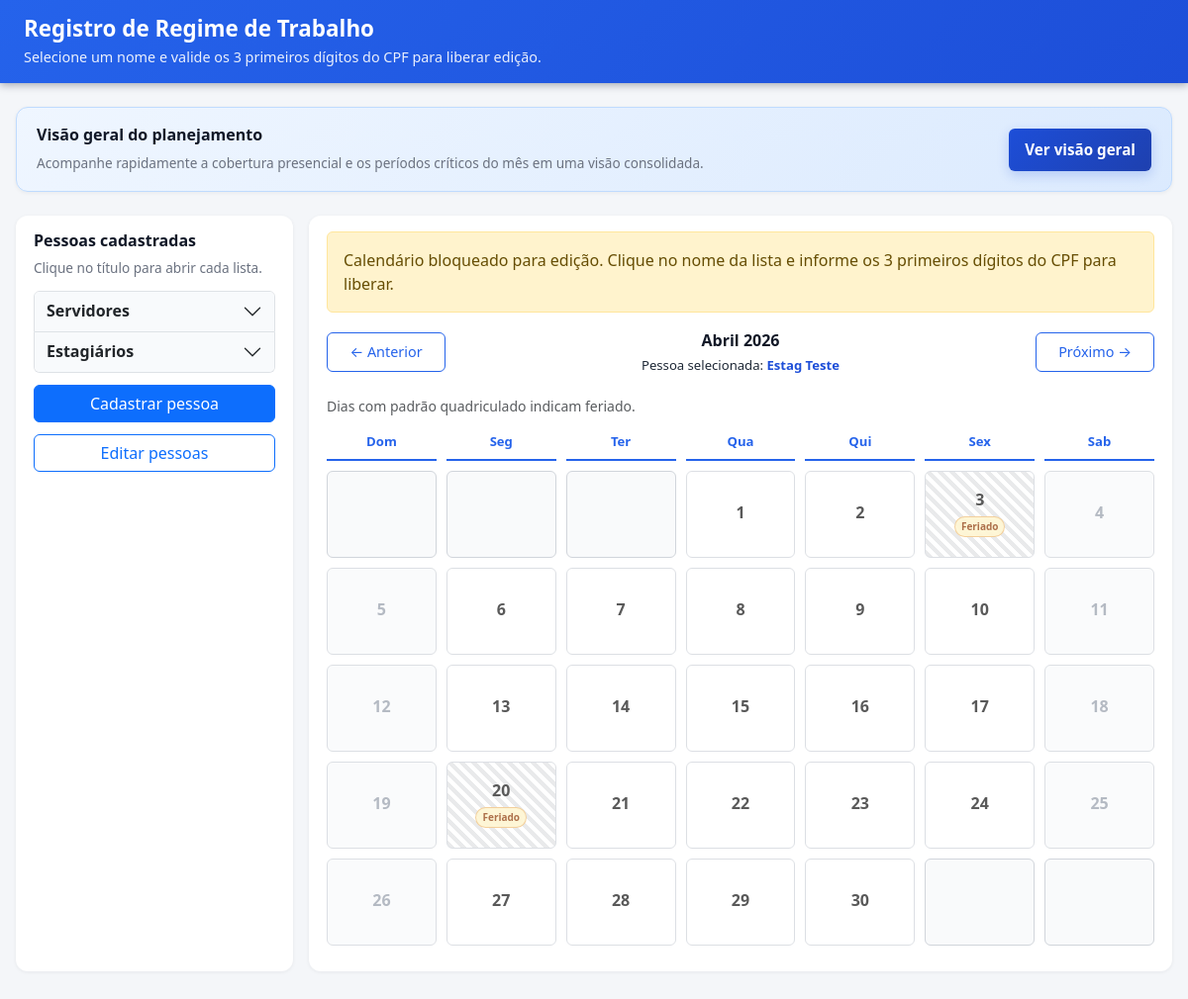
The app's page /index.php?funcionario_id=6&ano=2026&mes=4 with its own data.
### tables this page shows
CREATE TABLE funcionarios (
    id INTEGER PRIMARY KEY AUTOINCREMENT,
    nome TEXT NOT NULL UNIQUE,
    data_criacao TEXT NOT NULL DEFAULT CURRENT_TIMESTAMP
, cpf TEXT, email TEXT, supervisor TEXT, categoria TEXT NOT NULL DEFAULT 'servidor');

CREATE TABLE dias_nao_trabalhados (
            id INTEGER PRIMARY KEY AUTOINCREMENT,
            data TEXT NOT NULL UNIQUE,
            tipo TEXT NOT NULL DEFAULT 'feriado',
            descricao TEXT,
            criado_em TEXT NOT NULL DEFAULT (datetime('now'))
        );

### functions.php (called while the page is built, shortened)
<?php
require_once 'config.php';
function obterFuncionarios() {
    global $conn;
    $sql = "SELECT id, nome, categoria FROM funcionarios
            ORDER BY CASE WHEN categoria = 'servidor' THEN 0 ELSE 1 END, nome ASC";
    $stmt = $conn->query($sql);
    return $stmt->fetchAll();
}
function obterFuncionariosPorCategoria() {
    $funcionarios = obterFuncionarios();
    $resultado = [
        'servidores' => [],
        'estagiarios' => []
    ];
    foreach ($funcionarios as $funcionario) {
        if (($funcionario['categoria'] ?? 'servidor') === 'estagiario') {
            $resultado['estagiarios'][] = $funcionario;
            continue;
        }
        $resultado['servidores'][] = $funcionario;
    }
    return $resultado;
}
function obterDiasNaoTrabalhados($ano = null, $mes = null) {
    global $conn;
    if ($ano !== null && $mes !== null) {
        $ano = (int)$ano;
        $mes = (int)$mes;
        $dataInicio = "$ano-" . str_pad((string)$mes, 2, '0', STR_PAD_LEFT) . "-01";
        $dataFim = date('Y-m-t', strtotime($dataInicio));
        $stmt = $conn->prepare("
            SELECT id, data, tipo, descricao
            FROM dias_nao_trabalhados
            WHERE data BETWEEN ? AND ?
            ORDER BY data ASC
        ");
        $stmt->execute([$dataInicio, $dataFim]);
        return $stmt->fetchAll();
    }
    $stmt = $conn->query("
        SELECT id, data, tipo, descricao
        FROM dias_nao_trabalhados
        ORDER BY data ASC
    ");
    return $stmt->fetchAll();
}
function obterNomeMes($mes) {
    $meses = [
        1 => 'Janeiro', 2 => 'Fevereiro', 3 => 'Março', 4 => 'Abril',
        5 => 'Maio', 6 => 'Junho', 7 => 'Julho', 8 => 'Agosto',
        9 => 'Setembro', 10 => 'Outubro', 11 => 'Novembro', 12 => 'Dezembro'
    ];
    return $meses[$mes] ?? 'Mês inválido';
}

### index.php (the view, shortened to what this page needs)
<?php
require_once 'functions.php';
function validarTokenLiberacaoCalendario($token, $funcionarioEsperado = null) {
    $token = trim((string)$token);
    if ($token === '') {
        return null;
    }
    $bruto = decodificarTokenBase64Url($token);
    $partes = explode('|', $bruto, 3);
    [$funcionarioIdBruto, $expiraEmBruto, $assinaturaInformada] = $partes;
    $funcionarioId = (int)$funcionarioIdBruto;
    $expiraEm = (int)$expiraEmBruto;
    return [
        'funcionario_id' => $funcionarioId,
        'expira_em' => $expiraEm,
        'token' => $token
    ];
}
$ano = isset($_GET['ano']) ? (int)$_GET['ano'] : (int)date('Y');
$mes = isset($_GET['mes']) ? (int)$_GET['mes'] : (int)date('m');
$token_liberacao_informado = (string)($_POST['acesso'] ?? ($_GET['acesso'] ?? ''));
$dados_token_liberacao = validarTokenLiberacaoCalendario($token_liberacao_informado);
$token_liberacao_ativo = $dados_token_liberacao !== null ? $dados_token_liberacao['token'] : '';
$funcionario_id = isset($_GET['funcionario_id']) ? (int)$_GET['funcionario_id'] : null;
$funcionario_liberado_id = isset($_SESSION['funcionario_liberado_id']) ? (int)$_SESSION['funcionario_liberado_id'] : null;
$query_acesso = $token_liberacao_ativo !== '' ? '&acesso=' . rawurlencode($token_liberacao_ativo) : '';
$pode_editar_calendario = $funcionario_id !== null && $funcionario_liberado_id === $funcionario_id;
$funcionariosPorCategoria = obterFuncionariosPorCategoria();
$funcionarios = array_merge($funcionariosPorCategoria['servidores'], $funcionariosPorCategoria['estagiarios']);
$nome_funcionario_selecionado = '';
if ($funcionario_id !== null) {
    foreach ($funcionarios as $funcionario) {
        if ((int)$funcionario['id'] === (int)$funcionario_id) {
            $nome_funcionario_selecionado = (string)$funcionario['nome'];
            break;
        }
    }
}
$nome_funcionario_liberado = '';
$dias_nao_trabalhados_mes = obterDiasNaoTrabalhados($ano, $mes);
$mapa_feriados = [];
foreach ($dias_nao_trabalhados_mes as $diaNaoTrabalhado) {
    $mapa_feriados[(string)$diaNaoTrabalhado['data']] = trim((string)($diaNaoTrabalhado['descricao'] ?? ''));
}
$regime = $funcionario_id ? obterRegimeTrabalho($funcionario_id, $ano, $mes) : [];
$data_inicio = "$ano-" . str_pad((string)$mes, 2, '0', STR_PAD_LEFT) . "-01";
$data_fim = date('Y-m-t', strtotime($data_inicio));
$dias_mes = [];
$dataCursor = new DateTime($data_inicio);
$fim = new DateTime($data_fim);
while ($dataCursor <= $fim) {
    $dataIso = $dataCursor->format('Y-m-d');
    $ehFeriado = isset($mapa_feriados[$dataIso]);
    $dias_mes[] = [
        'dia' => (int)$dataCursor->format('d'),
        'data' => $dataIso,
        'dia_semana' => (int)$dataCursor->format('w'),
        'eh_feriado' => $ehFeriado,
        'descricao_feriado' => $ehFeriado ? (string)$mapa_feriados[$dataIso] : ''
    ];
    $dataCursor->modify('+1 day');
}
?>
<!DOCTYPE html>
<html lang="pt-BR">
<head>
    <link href="https://cdn.jsdelivr.net/npm/bootstrap@5.3.0/dist/css/bootstrap.min.css" rel="stylesheet">
</head>
<body>
    <div class="pg-wrapper">
        <header class="pg-header">
            <h1 class="pg-header-title">Registro de Regime de Trabalho</h1>
            <p class="pg-header-subtitle">Selecione um nome e valide os 3 primeiros dígitos do CPF para liberar edição.</p>
        </header>
        <main class="pg-container">
            <section class="secao secao-visao-geral">
                <div>
                    <h2 class="secao-titulo">Visão geral do planejamento</h2>
                    <p class="secao-descricao">Acompanhe rapidamente a cobertura presencial e os períodos críticos do mês em uma visão consolidada.</p>
                </div>
                <a href="visao-geral.php?ano=<?php echo (int)$ano; ?>&mes=<?php echo (int)$mes; ?>" class="btn-visao-geral">
                    Ver visão geral
                </a>
            </section>
            <div class="layout-grid">
                <section class="secao">
                    <h2 class="secao-titulo">Pessoas cadastradas</h2>
                    <p class="secao-descricao">Clique no título para abrir cada lista.</p>
                    <div class="accordion" id="accordionPessoas">
                        <div class="accordion-item">
                            <h2 class="accordion-header" id="headingServidores">
                                <button class="accordion-button collapsed" type="button" data-bs-toggle="collapse" data-bs-target="#collapseServidores" aria-expanded="false" aria-controls="collapseServidores">
                                    Servidores
                                </button>
                            </h2>
                        </div>
                        <div class="accordion-item">
                            <h2 class="accordion-header" id="headingEstagiarios">
                                <button class="accordion-button collapsed" type="button" data-bs-toggle="collapse" data-bs-target="#collapseEstagiarios" aria-expanded="false" aria-controls="collapseEstagiarios">
                                    Estagiários
                                </button>
                            </h2>
                        </div>
                    </div>
                    <button class="btn btn-primary btn-cadastro" type="button" data-bs-toggle="modal" data-bs-target="#modalCadastro">
                        Cadastrar pessoa
                    </button>
                    <a href="editar-pessoas.php" class="btn btn-outline-primary btn-cadastro">
                        Editar pessoas
                    </a>
                </section>
                <section class="secao">
                    <?php if ($funcionario_id): ?>
                        <?php if (!$pode_editar_calendario): ?>
                            <div class="alert alert-warning" role="alert">
                                Calendário bloqueado para edição. Clique no nome da lista e informe os 3 primeiros dígitos do CPF para liberar.
                            </div>
                        <?php endif; ?>
                        <div class="navegacao-mes">
                            <a href="?funcionario_id=<?php echo $funcionario_id; ?>&ano=<?php echo $mes === 1 ? $ano - 1 : $ano; ?>&mes=<?php echo $mes === 1 ? 12 : $mes - 1; ?><?php echo $query_acesso; ?>" class="btn-nav">
                                ← Anterior
                            </a>
                            <div class="mes-centro">
                                <div class="mes-ano"><?php echo obterNomeMes($mes) . ' ' . $ano; ?></div>
                                <?php if ($nome_funcionario_liberado !== ''): ?>
                                    <div class="mes-pessoa">Preenchendo escala: <strong><?php echo htmlspecialchars($nome_funcionario_liberado); ?></strong></div>
                                <?php elseif ($nome_funcionario_selecionado !== ''): ?>
                                    <div class="mes-pessoa">Pessoa selecionada: <strong><?php echo htmlspecialchars($nome_funcionario_selecionado); ?></strong></div>
                                <?php endif; ?>
                            </div>
                            <a href="?funcionario_id=<?php echo $funcionario_id; ?>&ano=<?php echo $mes === 12 ? $ano + 1 : $ano; ?>&mes=<?php echo $mes === 12 ? 1 : $mes + 1; ?><?php echo $query_acesso; ?>" class="btn-nav">
                                Próximo →
                            </a>
                        </div>
                        <?php if (!empty($mapa_feriados)): ?>
                            <div class="text-muted small mb-2">Dias com padrão quadriculado indicam feriado.</div>
                        <?php endif; ?>
                        <div class="calendario" id="calendarioEscala">
                            <div class="dia-semana">Dom</div>
                            <div class="dia-semana">Seg</div>
                            <div class="dia-semana">Ter</div>
                            <div class="dia-semana">Qua</div>
                            <div class="dia-semana">Qui</div>
                            <div class="dia-semana">Sex</div>
                            <div class="dia-semana">Sab</div>
                            <?php
                            $primeiro_dia = new DateTime($data_inicio);
                            $dia_semana_inicio = (int)$primeiro_dia->format('w');
                            for ($i = 0; $i < $dia_semana_inicio; $i++) {
                                echo '<div class="dia outro-mes"></div>';
                            }
                            foreach ($dias_mes as $dia_info):
                                $data = $dia_info['data'];
                                $dia = $dia_info['dia'];
                                $status_manha = $regime[$data . '_manhã'] ?? null;
                                $status_tarde = $regime[$data . '_tarde'] ?? null;
                                $eh_fim_semana = $dia_info['dia_semana'] === 0 || $dia_info['dia_semana'] === 6;
                                $eh_feriado = !empty($dia_info['eh_feriado']);
                                $classe_dia = 'dia '
                                    . ($eh_fim_semana ? 'outro-mes ' : '')
                                    . ($pode_editar_calendario ? '' : 'bloqueado ')
                                    . ($eh_feriado ? 'feriado' : '');
                                $titulo_dia = '';
                                if ($eh_feriado) {
                                    $titulo_dia = 'Feriado';
                                    if (!empty($dia_info['descricao_feriado'])) {
                                        $titulo_dia .= ': ' . $dia_info['descricao_feriado'];
                                    }
                                }
                            ?>
                                <div class="<?php echo trim($classe_dia); ?>"
                                     <?php if ($titulo_dia !== ''): ?>
                                         title="<?php echo htmlspecialchars($titulo_dia, ENT_QUOTES); ?>"
                                     <?php endif; ?>
                                     <?php if ($pode_editar_calendario): ?>
                                         data-dia-clicavel="1"
                                         data-bs-toggle="modal" data-bs-target="#modalDia"
                                         data-dia="<?php echo htmlspecialchars($data, ENT_QUOTES); ?>"
                                         data-funcionario-id="<?php echo (int)$funcionario_id; ?>"
                                         data-status-manha="<?php echo htmlspecialchars((string)($status_manha ?? ''), ENT_QUOTES); ?>"
                                         data-status-tarde="<?php echo htmlspecialchars((string)($status_tarde ?? ''), ENT_QUOTES); ?>"
                                     <?php endif; ?>>
                                    <div class="dia-numero"><?php echo $dia; ?></div>
                                    <?php if ($eh_feriado): ?>
                                        <div class="feriado-tag">Feriado</div>
                                    <?php endif; ?>
                                </div>
                            <?php endforeach; ?>
                            <?php
                            $total_dias = count($dias_mes) + $dia_semana_inicio;
                            $dias_faltantes = (42 - $total_dias) % 7;
                            for ($i = 0; $i < $dias_faltantes; $i++) {
                                echo '<div class="dia outro-mes"></div>';
                            }
                            ?>
                        </div>
                    <?php else: ?>
                        <div class="alert alert-secondary mb-0" role="alert">
                            Nenhum nome selecionado. O calendário permanece bloqueado até que um nome seja selecionado e validado.
                        </div>
                    <?php endif; ?>
                </section>
            </div>
        </main>
    </div>
</body>
</html>

### records on screen
funcionarios: nome "Estag Teste"
dias_nao_trabalhados: dia "3", shows "Feriado"
dias_nao_trabalhados: dia "20", shows "Feriado"

### other values on screen
obterNomeMes($mes) "Abril"
$ano "2026"
$dia "1"
$dia "2"
$dia "4"
$dia "5"
$dia "6"
$dia "7"
$dia "8"
$dia "9"
$dia "10"
$dia "11"
$dia "12"
$dia "13"
$dia "14"
